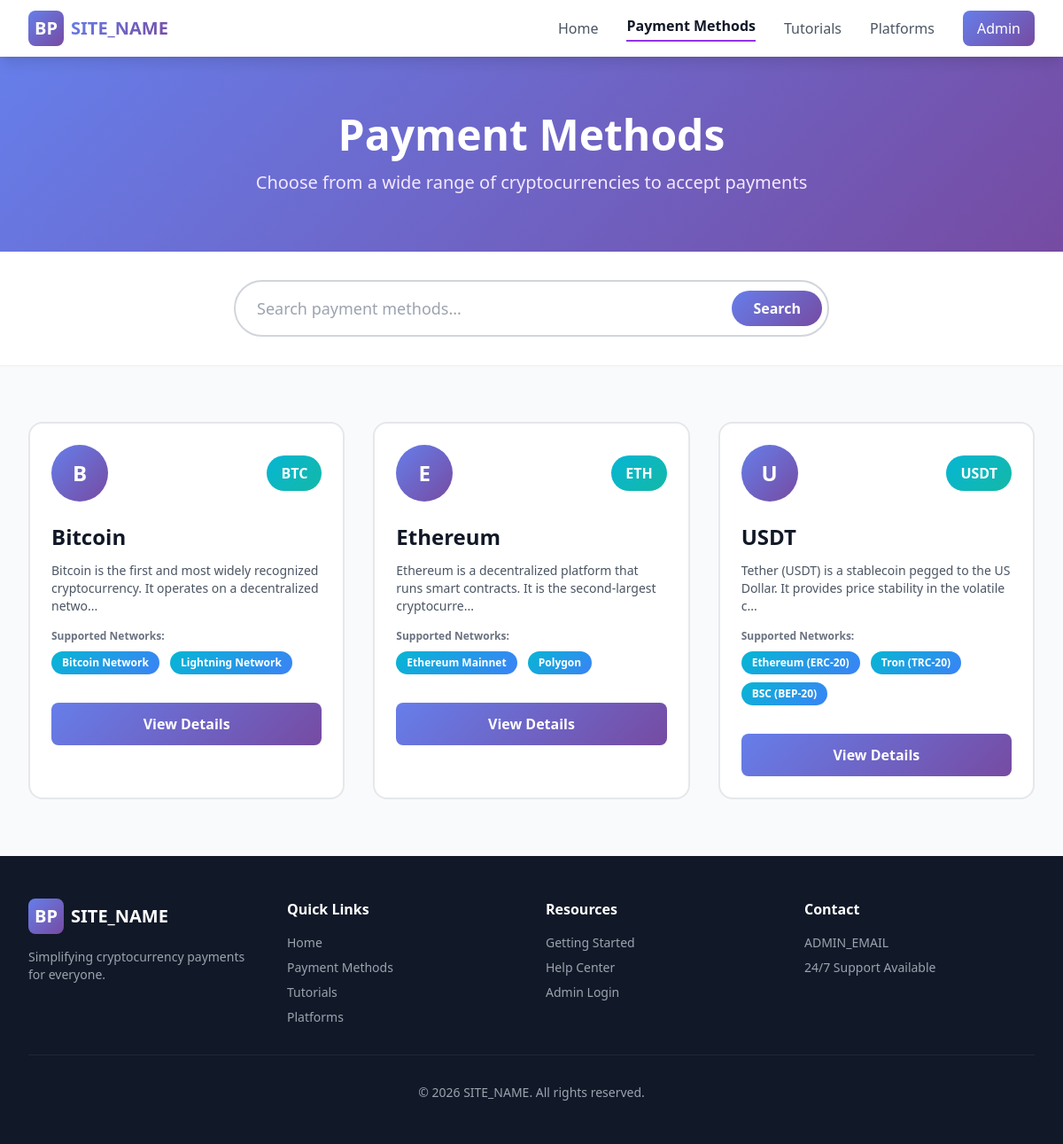
The page /payment-methods.php on the database its author committed.
### tables this page shows
CREATE TABLE IF NOT EXISTS payment_methods (
    id INT AUTO_INCREMENT PRIMARY KEY,
    name VARCHAR(100) NOT NULL,
    symbol VARCHAR(20) NOT NULL,
    logo_path VARCHAR(255) DEFAULT NULL,
    wallet_address VARCHAR(255) NOT NULL,
    qr_code_path VARCHAR(255) DEFAULT NULL,
    networks TEXT,
    description TEXT,
    display_order INT DEFAULT 0,
    is_active TINYINT(1) DEFAULT 1,
    created_at TIMESTAMP DEFAULT CURRENT_TIMESTAMP,
    updated_at TIMESTAMP DEFAULT CURRENT_TIMESTAMP ON UPDATE CURRENT_TIMESTAMP,
    INDEX idx_is_active (is_active),
    INDEX idx_display_order (display_order)
);

### includes/functions.php (called while the page is built, shortened)
<?php
function e($string) {
    return htmlspecialchars($string, ENT_QUOTES, 'UTF-8');
}
function truncate($text, $length = 100, $suffix = '...') {
    return substr($text, 0, $length) . $suffix;
}

### payment-methods.php (the view, shortened to what this page needs)
<?php
require_once 'includes/db.php';
require_once 'includes/functions.php';
$search = isset($_GET['search']) ? trim($_GET['search']) : '';
try {
    if ($search) {
        $stmt = $pdo->prepare("SELECT * FROM payment_methods WHERE is_active = 1 AND (name LIKE ? OR symbol LIKE ? OR description LIKE ?) ORDER BY display_order");
        $search_term = "%{$search}%";
        $stmt->execute([$search_term, $search_term, $search_term]);
    } else {
        $stmt = $pdo->prepare("SELECT * FROM payment_methods WHERE is_active = 1 ORDER BY display_order");
        $stmt->execute();
    }
    $payment_methods = $stmt->fetchAll();
} catch (PDOException $e) {
    $error = "Database error occurred";
}
?>
<!DOCTYPE html>
<html lang="en">
<head>
    <script src="https://cdn.tailwindcss.com"></script>
    <link rel="stylesheet" href="assets/css/custom.css">
</head>
<body class="bg-gray-50">
    <nav class="bg-white shadow-lg sticky top-0 z-50">
        <div class="max-w-7xl mx-auto px-4 sm:px-6 lg:px-8">
            <div class="flex justify-between h-16">
                <div class="flex items-center">
                    <a href="index.php" class="flex items-center space-x-2">
                        <div class="w-10 h-10 gradient-purple-blue rounded-lg flex items-center justify-center">
                            <span class="text-white text-xl font-bold">BP</span>
                        </div>
                        <span class="text-xl font-bold gradient-text"><?php echo e(SITE_NAME); ?></span>
                    </a>
                </div>
                <div class="hidden md:flex items-center space-x-8">
                    <a href="index.php" class="text-gray-600 hover:text-purple-600 transition">Home</a>
                    <a href="payment-methods.php" class="text-gray-900 font-semibold border-b-2 border-purple-600 pb-1">Payment Methods</a>
                    <a href="tutorials.php" class="text-gray-600 hover:text-purple-600 transition">Tutorials</a>
                    <a href="platforms.php" class="text-gray-600 hover:text-purple-600 transition">Platforms</a>
                    <a href="admin/login.php" class="px-4 py-2 gradient-purple-blue text-white rounded-lg hover:shadow-lg transition">Admin</a>
                </div>
            </div>
        </div>
    </nav>
    <section class="gradient-purple-blue text-white py-16">
        <div class="max-w-7xl mx-auto px-4 sm:px-6 lg:px-8">
            <div class="text-center fade-in">
                <h1 class="text-5xl font-bold mb-4">Payment Methods</h1>
                <p class="text-xl text-purple-100 max-w-3xl mx-auto">
                    Choose from a wide range of cryptocurrencies to accept payments
                </p>
            </div>
        </div>
    </section>
    <section class="py-8 bg-white shadow-sm">
        <div class="max-w-7xl mx-auto px-4 sm:px-6 lg:px-8">
            <form method="GET" class="max-w-2xl mx-auto">
                <div class="relative">
                    <input
                        type="text"
                        name="search"
                        value="<?php echo e($search); ?>"
                        placeholder="Search payment methods..."
                        class="w-full px-6 py-4 pr-24 rounded-full border-2 border-gray-300 focus:border-purple-600 focus:outline-none text-lg"
                    >
                    <button type="submit" class="absolute right-2 top-1/2 transform -translate-y-1/2 px-6 py-2 gradient-purple-blue text-white rounded-full font-semibold hover:shadow-lg transition">
                        Search
                    </button>
                </div>
            </form>
        </div>
    </section>
    <section class="py-16">
        <div class="max-w-7xl mx-auto px-4 sm:px-6 lg:px-8">
            <?php if (empty($payment_methods)): ?>
            <div class="text-center py-16">
                <div class="text-6xl mb-4">🔍</div>
                <h3 class="text-2xl font-bold text-gray-900 mb-4">No Payment Methods Found</h3>
                <p class="text-gray-600 mb-8">
                    <?php if ($search): ?>
                        No payment methods match your search criteria.
                    <?php else: ?>
                        There are no active payment methods available at the moment.
                    <?php endif; ?>
                </p>
                <?php if ($search): ?>
                <a href="payment-methods.php" class="inline-block px-8 py-3 gradient-purple-blue text-white rounded-lg font-semibold hover:shadow-lg transition">
                    View All Payment Methods
                </a>
                <?php endif; ?>
            </div>
            <?php else: ?>
            <div class="grid md:grid-cols-2 lg:grid-cols-3 gap-8">
                <?php foreach ($payment_methods as $index => $method): ?>
                <div class="bg-white border-2 border-gray-200 rounded-2xl p-6 hover:border-purple-400 hover:shadow-xl card-hover animate-on-scroll" style="animation-delay: <?php echo ($index % 9) * 0.1; ?>s">
                    <div class="flex items-center justify-between mb-6">
                        <?php if ($method['logo_path']): ?>
                        <img src="<?php echo e($method['logo_path']); ?>" alt="<?php echo e($method['name']); ?>" class="w-16 h-16 object-contain">
                        <?php else: ?>
                        <div class="w-16 h-16 gradient-purple-blue rounded-full flex items-center justify-center text-white text-2xl font-bold">
                            <?php echo e(substr($method['symbol'], 0, 1)); ?>
                        </div>
                        <?php endif; ?>
                        <span class="px-4 py-2 gradient-blue-teal text-white rounded-full font-bold">
                            <?php echo e($method['symbol']); ?>
                        </span>
                    </div>
                    <h3 class="text-2xl font-bold mb-3 text-gray-900"><?php echo e($method['name']); ?></h3>
                    <p class="text-gray-600 mb-4 text-sm">
                        <?php echo e(truncate($method['description'], 100)); ?>
                    </p>
                    <?php if ($method['networks']): ?>
                    <div class="mb-6">
                        <p class="text-xs font-semibold text-gray-500 mb-2">Supported Networks:</p>
                        <?php
                        $networks = explode(',', $method['networks']);
                        foreach (array_slice($networks, 0, 3) as $network):
                        ?>
                        <span class="network-badge"><?php echo e(trim($network)); ?></span>
                        <?php endforeach; ?>
                    </div>
                    <?php endif; ?>
                    <button
                        onclick="showMethodDetails(<?php echo e($method['id']); ?>)"
                        class="w-full px-6 py-3 gradient-purple-blue text-white rounded-lg font-semibold hover:shadow-lg transition"
                    >
                        View Details
                    </button>
                </div>
                <?php endforeach; ?>
            </div>
            <?php endif; ?>
        </div>
    </section>
    <footer class="bg-gray-900 text-white py-12">
        <div class="max-w-7xl mx-auto px-4 sm:px-6 lg:px-8">
            <div class="grid md:grid-cols-4 gap-8 mb-8">
                <div>
                    <div class="flex items-center space-x-2 mb-4">
                        <div class="w-10 h-10 gradient-purple-blue rounded-lg flex items-center justify-center">
                            <span class="text-white text-xl font-bold">BP</span>
                        </div>
                        <span class="text-xl font-bold"><?php echo e(SITE_NAME); ?></span>
                    </div>
                    <p class="text-gray-400 text-sm">
                        Simplifying cryptocurrency payments for everyone.
                    </p>
                </div>
                <div>
                    <h4 class="font-bold mb-4">Quick Links</h4>
                    <ul class="space-y-2 text-gray-400 text-sm">
                        <li><a href="index.php" class="hover:text-purple-400 transition">Home</a></li>
                        <li><a href="payment-methods.php" class="hover:text-purple-400 transition">Payment Methods</a></li>
                        <li><a href="tutorials.php" class="hover:text-purple-400 transition">Tutorials</a></li>
                        <li><a href="platforms.php" class="hover:text-purple-400 transition">Platforms</a></li>
                    </ul>
                </div>
                <div>
                    <h4 class="font-bold mb-4">Resources</h4>
                    <ul class="space-y-2 text-gray-400 text-sm">
                        <li><a href="tutorials.php" class="hover:text-purple-400 transition">Getting Started</a></li>
                        <li><a href="tutorials.php" class="hover:text-purple-400 transition">Help Center</a></li>
                        <li><a href="admin/login.php" class="hover:text-purple-400 transition">Admin Login</a></li>
                    </ul>
                </div>
                <div>
                    <h4 class="font-bold mb-4">Contact</h4>
                    <ul class="space-y-2 text-gray-400 text-sm">
                        <li><?php echo e(ADMIN_EMAIL); ?></li>
                        <li>24/7 Support Available</li>
                    </ul>
                </div>
            </div>
            <div class="border-t border-gray-800 pt-8 text-center text-gray-400 text-sm">
                <p>&copy; <?php echo date('Y'); ?> <?php echo e(SITE_NAME); ?>. All rights reserved.</p>
            </div>
        </div>
    </footer>
</body>
</html>

### assets/css/custom.css (style rules this page uses)
* { transition-property: color, background-color, border-color, transform, box-shadow; transition-duration: 200ms; transition-timing-function: ease-in-out; }
.gradient-text { background: linear-gradient(135deg, #667eea 0%, #764ba2 100%); -webkit-background-clip: text; -webkit-text-fill-color: transparent; background-clip: text; }
.gradient-purple-blue { background: linear-gradient(135deg, #667eea 0%, #764ba2 100%); }
.gradient-blue-teal { background: linear-gradient(135deg, #06b6d4 0%, #14b8a6 100%); }
.fade-in { animation: fadeIn 0.6s ease-out; }
.animate-on-scroll { opacity: 0; transform: translateY(30px); transition: opacity 0.6s ease-out, transform 0.6s ease-out; }
.animate-on-scroll.animated { opacity: 1; transform: translateY(0); }
.network-badge { display: inline-block; padding: 0.25rem 0.75rem; font-size: 0.75rem; font-weight: 600; border-radius: 9999px; background: linear-gradient(135deg, #06b6d4 0%, #3b82f6 100%); color: white; margin-right: 0.5rem; margin-bottom: 0.5rem; }
.card-hover { transition: all 0.3s ease; }

### rows shown on the page
payment_methods: symbol "B", symbol "BTC", name "Bitcoin", description "Bitcoin is the first and most widely recognized cryptocurrency. It operates on a decentralized netwo...", networks "Bitcoin Network", networks "Lightning Network"
payment_methods: symbol "E", symbol "ETH", name "Ethereum", description "Ethereum is a decentralized platform that runs smart contracts. It is the second-largest cryptocurre...", networks "Ethereum Mainnet", networks "Polygon"
payment_methods: symbol "U", symbol "USDT", name "USDT", description "Tether (USDT) is a stablecoin pegged to the US Dollar. It provides price stability in the volatile c...", networks "Ethereum (ERC-20)", networks "Tron (TRC-20)", networks "BSC (BEP-20)"

### other values the page prints
SITE_NAME "SITE_NAME"
ADMIN_EMAIL "ADMIN_EMAIL"
